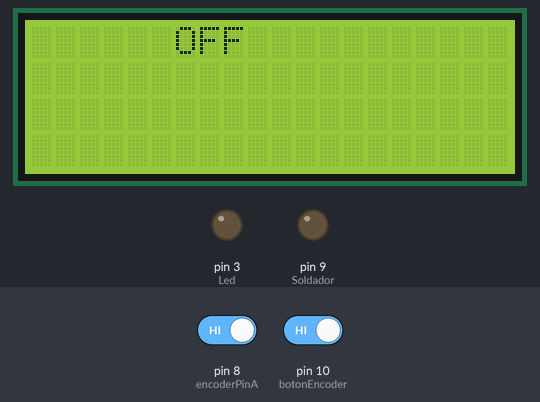
The program below on a simulated Arduino Nano, built with avr-gcc and run on an emulated ATmega328P. On the bench: 20×4 character LCD, output pins drawn as LEDs (lit = HIGH). Dashed ring = blinking. The test bench sets the inputs (shaded band); at power-on: pin 10 (botonEncoder) HIGH, pin 8 (encoderPinA) HIGH. What the program prints to the serial monitor is not drawn.

Above: at 4.0 s.
4.1 s: pin 10 (botonEncoder) driven LOW
At 5.4 s:
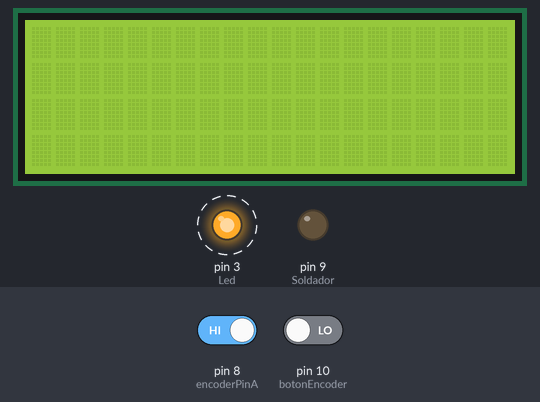
At 6.7 s:
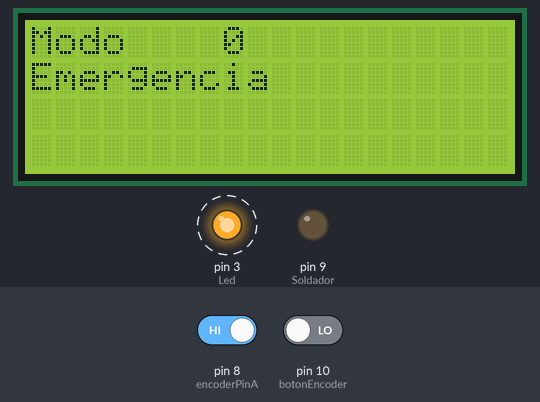
Timing chart, 0 to 13.1 s (numbered marks = the images above; inputs shaded):
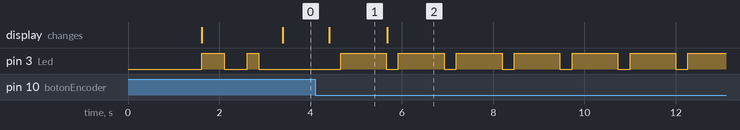

The program:

main.cpp
```cpp
//Librerias
#include <Arduino.h>
#include <Wire.h>
#include <LiquidCrystal_I2C.h>
#include <DHT.h>
#include <Adafruit_Sensor.h>

LiquidCrystal_I2C lcd(0x27,20,4);

#define DHTTYPE DHT11
//Pins & Variables
#define DHTPIN 2
#define Led 3
#define Soldador 9
#define Sonda A2
//#define Pot A3
#define Store 4
#define Emerg 7
#define vIn A1
DHT dht(DHTPIN, DHTTYPE);

//Encoder
int encoderPinA = 8; // CLK pin
int encoderPinB = 11; // DT pin
int botonEncoder = 10; // SW pin
int count = 0;
int encoderPinA_prev;
int encoderPinA_value;
int delayEncoder = 0;

//Display
unsigned long currentMillis;
unsigned long previousMillis;
unsigned long tasaRefresco = 500; //ms
int x = 1;

const int maxIntTemp = 50;
const int maxVolt = 250;
const int minVolt = -25;
int PWMOUT = 0;
bool emergencyStop = false;
float voltIn = 0;
float voltOut = 0;
int errCode = 0 ;
/*
0 = OK
1 = Botón de emergencia
2 = baja tensión < 23.5 V
3 = Alta tension > 25 V
4 = Temperatura interna alta +50°
*/
float dhtInt = 0;
//"PID"
int temp, set;


//Funciones
byte degree[8] = {
	0b11100,
	0b10100,
	0b11100,
	0b00000,
	0b00000,
	0b00000,
	0b00000,
	0b00000
};

void PID(){ //ponele
    /*!
  \fn PID()
    Esta hermosa funcion pretende ser un PID pero en realidad esuna vil mentire xD

  Calcula el valor PWM segun la temperatura segun la siguiente tabla:
  >-10% = 100% PWM
  -8% = 75% PWM
  -5% = 25% PWM
  -3% = 15% PWM
  -2% = 8% PWM
  +2% = 10% PWM
  +3% = 8% PWM
  +5% = 5% PWM
  <8% = 0% PWM

  \snippet src/main.cpp 69

  \sa
*/
    if(set > temp){
        PWMOUT = 255;
    }
    if(set< temp){
        PWMOUT = 0;
    }
}

void encoder(int delayEncoder){
    if(delayEncoder =! 0){
        unsigned long startTime = millis();
        while(millis() - startTime < 500){
                encoderPinA_value = digitalRead(encoderPinA);
        if (encoderPinA_value != encoderPinA_prev) { // check if knob is rotating
    // if pin A state changed before pin B, rotation is clockwise
            if (digitalRead(encoderPinB) != encoderPinA_value) {
                if(count < 600){
                    count = count + 20;
            }
            } else {
                if(count > 0){
                 count = count - 20;
            }
        }
        set = count;
        }
    encoderPinA_prev = encoderPinA_value;
        // check if button is pressed (pin SW)
    if (digitalRead(botonEncoder) == LOW) ;
        }
    }
    encoderPinA_value = digitalRead(encoderPinA);
    if (encoderPinA_value != encoderPinA_prev) { // check if knob is rotating
    // if pin A state changed before pin B, rotation is clockwise
        if (digitalRead(encoderPinB) != encoderPinA_value) {
            if(count < 600){
                count = count + 20;
            }
        } else {
            if(count > 0){
                count = count - 20;
            }
        }
        set = count;
        }
    encoderPinA_prev = encoderPinA_value;
        // check if button is pressed (pin SW)
    if (digitalRead(botonEncoder) == LOW){
        emergencyStop = true ;
    }
}

void EmergenciaCheck(){
    if (Emerg == HIGH)
    {
        Serial.println("Emergencia");
        errCode = 1;
        set = 0;
        lcd.clear();
        lcd.setCursor(0,0);lcd.print("Modo");
        lcd.setCursor(0,1);lcd.print("Emergencia");
        emergencyStop = true;
    }
        while (emergencyStop == true){
            if(x == 1){
                lcd.clear();
                x ++;
            }
        set = 0;
        delay(250);
        digitalWrite(Led, HIGH);
        delay(1000);
        digitalWrite(Led, LOW);
        lcd.setCursor(0,0);lcd.print("Modo  ");lcd.setCursor(8,0);lcd.print(errCode);
        lcd.setCursor(0,1);lcd.print("Emergencia");
}
}
void lowVoltageCheck(){

    voltIn = analogRead(vIn);
    voltOut = map(voltIn, 0, 1023, 0, 25);
    if (voltOut <=  minVolt)
    {
        Serial.println("baja tensión");
        errCode = 2;
        emergencyStop = true;
        EmergenciaCheck();
    }
}
void highVoltageCheck(){

    voltIn = analogRead(vIn);
    voltOut = map(voltIn, 0, 1023, 0, 25);
    if (voltOut >=  maxVolt)
    {
        Serial.println("alta tensión");
        errCode = 3;
        emergencyStop = true;
        EmergenciaCheck();
    }

}
void intTempCheck(){

     dhtInt = dht.readTemperature();
     Serial.println("Temp es: ");
     Serial.print(dhtInt);
     if (dhtInt > maxIntTemp){
        Serial.println("alta temperatura");
        errCode = 4;
        emergencyStop = true;
        EmergenciaCheck();
     }
}
void checkSystemStatus(){
    EmergenciaCheck();
    /*//      Serial.println("Checkeando...");
    EmergenciaCheck();
    lowVoltageCheck();
    highVoltageCheck();
    intTempCheck();
    */
}
void store(){
    /*
    Serial.println("Stand By");
    set = 0;
    lcd.clear();
    lcd.setCursor(5,1);lcd.print("Stand");
    delay(500);
    lcd.setCursor(7,0);lcd.print("By");
    checkSystemStatus();
    */
}
void off(){
   // Serial.println("Off");
    lcd.clear();
    lcd.setCursor(6,0);lcd.print("OFF");
    encoder(500);
    checkSystemStatus();
    lcd.clear();
}
void lcdDefault(){
    lcd.setCursor(0,1);lcd.print("PRESET: ");
    lcd.setCursor(0,0);lcd.print("ACTUAL: ");
    lcd.setCursor(10,1);lcd.write(byte(0));
    lcd.setCursor(10,0);lcd.write(byte(0));
}

void setup() {
    Serial.begin (9600);
    Serial.println("Iniciando....");
    pinMode(Led, OUTPUT);
    pinMode(Soldador, OUTPUT);
    pinMode(Sonda, INPUT);
    pinMode(Store, INPUT);
    pinMode(Emerg, INPUT);
    pinMode(vIn, INPUT);
    pinMode (encoderPinA, INPUT);
    pinMode (encoderPinB, INPUT);
    pinMode(botonEncoder, INPUT_PULLUP);
    encoderPinA_prev = digitalRead(encoderPinA);
    Serial.print(" pinmode listo...");
    Serial.print(" PID listo....");
    lcd.backlight();
    lcd.init();
    lcd.createChar(0, degree);
    lcd.clear();
    lcd.setCursor(5,0);lcd.print("Buan");
    lcd.setCursor(3,1);lcd.print("Industries");
    Serial.print(" LCD listo....");
    delay(1500);
    lcd.clear();
    lcdDefault();
    dht.begin();
    Serial.print(" listo");
    digitalWrite(Led, HIGH);
    delay (500);
    digitalWrite(Led, LOW);
    delay (500);
    digitalWrite(Led, HIGH);
    delay (250);
    digitalWrite(Led, LOW);
}

void loop() {
    currentMillis = millis();
    checkSystemStatus();
    int InSonda = analogRead(Sonda);
    temp = map(InSonda, 0, 500, 0, 450);
    //||temp = 25; //Solo depuración
    encoder(0);
    PID();
   // Serial.print(set);//solo depuracion
   // Serial.print(",");
   // Serial.println(PWMOUT);//solo depuracion
   // Serial.println("-------");
   // Serial.println(currentMillis);
   // Serial.println(previousMillis);
    if(currentMillis - previousMillis >= tasaRefresco){
        lcdDefault();
        previousMillis = currentMillis;
        lcd.setCursor(7,1);lcd.print(set);
        lcd.setCursor(7,0);lcd.print(temp);
    }
    analogWrite(Soldador, PWMOUT);
   while (Store == HIGH){
    store();
    checkSystemStatus();
   }
   checkSystemStatus();

   while (set == 0){
    off();
   }
}
```

Measured:
- after the input at 4.1 s, pin 3 (Led): alternates HIGH for 1.0 s and LOW for 0.27 s, starting after 0.56 s; the display: changes after 0.31 s (image 1)
- what the display in image 1 shows lasts 1.3 s, from 4.4 s to 5.7 s
